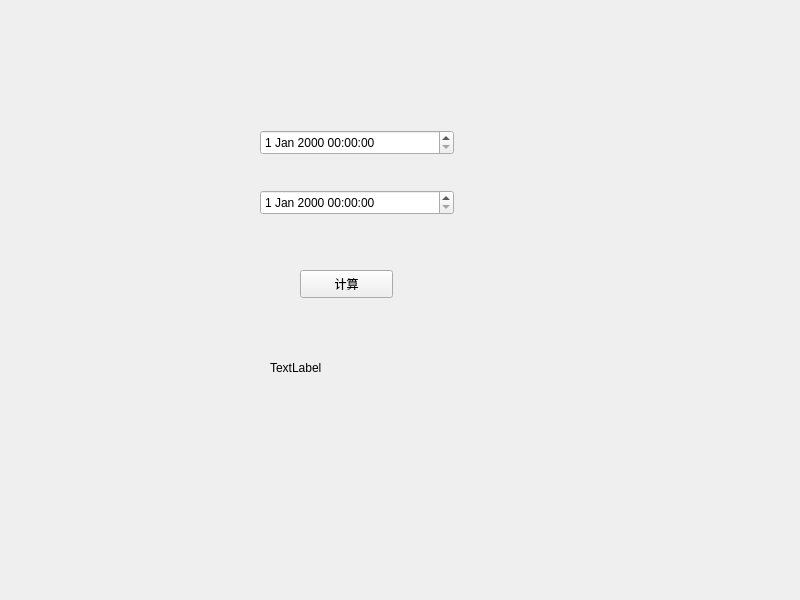
<?xml version="1.0" encoding="UTF-8"?>
<ui version="4.0">
 <class>Widget</class>
 <widget class="QWidget" name="Widget">
  <property name="geometry">
   <rect>
    <x>0</x>
    <y>0</y>
    <width>800</width>
    <height>600</height>
   </rect>
  </property>
  <property name="windowTitle">
   <string>Widget</string>
  </property>
  <widget class="QDateTimeEdit" name="dateTimeEdit">
   <property name="geometry">
    <rect>
     <x>260</x>
     <y>130</y>
     <width>194</width>
     <height>25</height>
    </rect>
   </property>
  </widget>
  <widget class="QDateTimeEdit" name="dateTimeEdit_2">
   <property name="geometry">
    <rect>
     <x>260</x>
     <y>190</y>
     <width>194</width>
     <height>25</height>
    </rect>
   </property>
  </widget>
  <widget class="QPushButton" name="pushButton">
   <property name="geometry">
    <rect>
     <x>300</x>
     <y>270</y>
     <width>93</width>
     <height>28</height>
    </rect>
   </property>
   <property name="text">
    <string>计算</string>
   </property>
  </widget>
  <widget class="QLabel" name="label">
   <property name="geometry">
    <rect>
     <x>270</x>
     <y>360</y>
     <width>191</width>
     <height>16</height>
    </rect>
   </property>
   <property name="text">
    <string>TextLabel</string>
   </property>
  </widget>
 </widget>
 <resources/>
 <connections/>
</ui>
